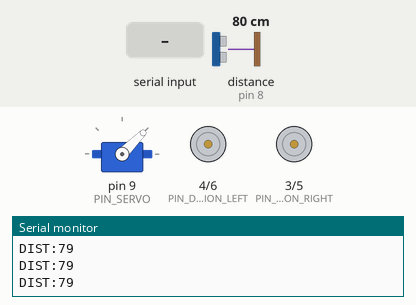
Simulated run of this sketch. Board: Arduino Uno, built with avr-gcc and run on an emulated ATmega328P. On the bench: servo, direction and speed pins drawn as motors (green arrow = direction pin HIGH = forward, orange = LOW = backward, longer = more drive), the last lines printed to the serial monitor. Wiring (inferred from the names in the program): ultrasonic range finder: trigger pin 7; echo pin 8. Inputs (shaded band) come from the test bench; at power-on: distance to the obstacle (sensor on pin 8) 80 cm. The echo pulse lasts 58.3 µs per cm.

Above: at 1.08 s.
1.3 s: "AVANCER\n" received over Serial
At 2.9 s:
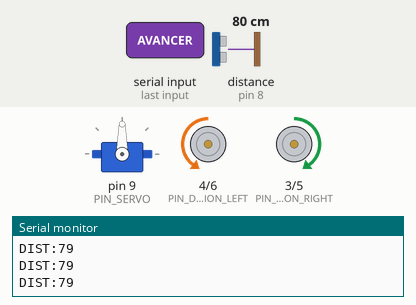
4.3 s: "GAUCHE\n" received over Serial
At 5.9 s:
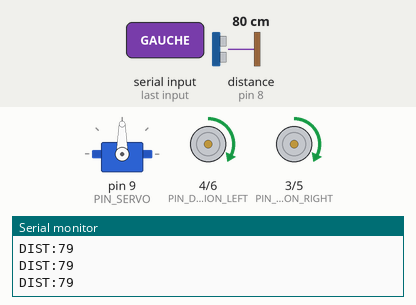
7.3 s: "DROITE\n" received over Serial
At 8.9 s:
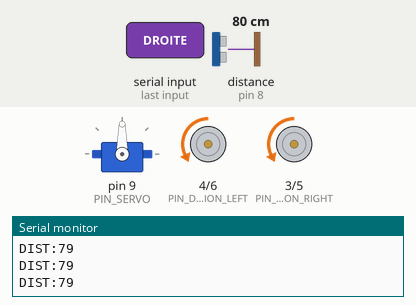
10.3 s: "RECULER\n" received over Serial
At 11.9 s:
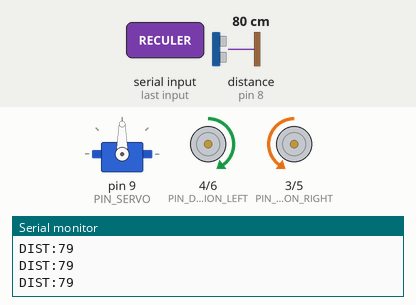
13.3 s: "M:,45\n" received over Serial
At 14.9 s:
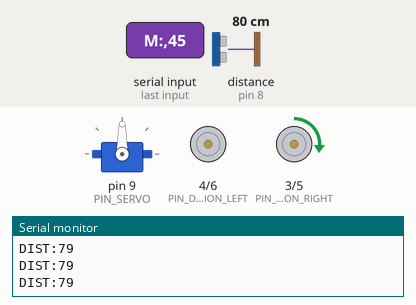
16.3 s: distance to the obstacle (sensor on pin 8) set to 46 cm
19.3 s: distance to the obstacle (sensor on pin 8) set to 37 cm
At 20.8 s:
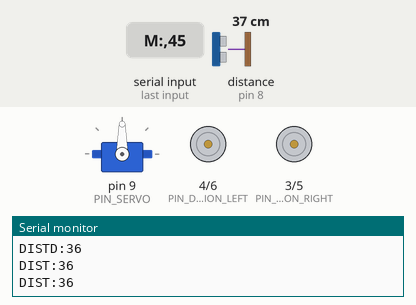
Timing chart, 0 to 23.3 s (numbered marks = the images above; inputs shaded):
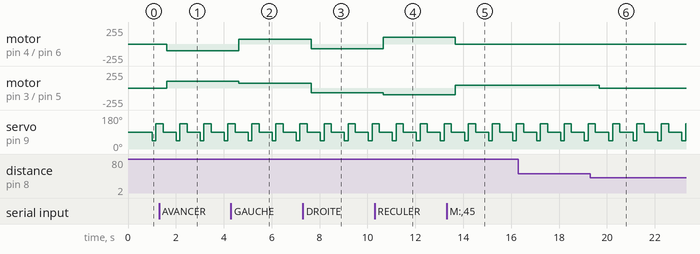

Measured:
- the behaviour switches between 41 and 40 cm on distance to the obstacle (sensor on pin 8) (found by bisection; images 5 and 6)
- after the input at 1.3 s, motor on pin 4 (PIN_DIRECTION_LEFT) / pin 6 (PIN_MOTOR_PWM_LEFT): stopped → backward 100/255 after 0.32 s; motor on pin 3 (PIN_DIRECTION_RIGHT) / pin 5 (PIN_MOTOR_PWM_RIGHT): stopped → forward 100/255 after 0.32 s
- after the input at 4.3 s, motor on pin 4 (PIN_DIRECTION_LEFT) / pin 6 (PIN_MOTOR_PWM_LEFT): backward 100/255 → forward 70/255 after 0.33 s; motor on pin 3 (PIN_DIRECTION_RIGHT) / pin 5 (PIN_MOTOR_PWM_RIGHT): forward 100/255 → forward 70/255 after 0.33 s
- after the input at 7.3 s, motor on pin 4 (PIN_DIRECTION_LEFT) / pin 6 (PIN_MOTOR_PWM_LEFT), motor on pin 3 (PIN_DIRECTION_RIGHT) / pin 5 (PIN_MOTOR_PWM_RIGHT): forward 70/255 → backward 70/255 after 0.34 s
- after the input at 10.3 s, motor on pin 4 (PIN_DIRECTION_LEFT) / pin 6 (PIN_MOTOR_PWM_LEFT): backward 70/255 → forward 100/255 after 0.35 s; motor on pin 3 (PIN_DIRECTION_RIGHT) / pin 5 (PIN_MOTOR_PWM_RIGHT): backward 70/255 → backward 100/255 after 0.35 s
- after the input at 13.3 s, motor on pin 4 (PIN_DIRECTION_LEFT) / pin 6 (PIN_MOTOR_PWM_LEFT): forward 100/255 → stopped after 0.36 s; motor on pin 3 (PIN_DIRECTION_RIGHT) / pin 5 (PIN_MOTOR_PWM_RIGHT): backward 100/255 → forward 45/255 after 0.36 s
- after the input at 19.3 s, motor on pin 3 (PIN_DIRECTION_RIGHT) / pin 5 (PIN_MOTOR_PWM_RIGHT): forward 45/255 → stopped after 0.37 s
- by itself, servo on pin 9 (PIN_SERVO): repeats every 1.0 s: 45° 0.15 s, 135° 0.30 s, 90° 0.56 s

The sketch:

followme_motor.ino
```cpp
// FollowMe — Contrôle moteurs Arduino
// Communication série 115200 bauds depuis Raspberry Pi
// Commandes discretes : AVANCER / STOP / GAUCHE / DROITE / RECULER
// Commande PID (vitesse differentielle continue) : M:gauche,droite  (ex: M:120,-40)

// === PINS (Freenove 4WD shield) ===
#define MOTOR_DIRECTION      0   // Mettre à 1 si les roues tournent à l'envers
#define PIN_DIRECTION_RIGHT  3
#define PIN_DIRECTION_LEFT   4
#define PIN_MOTOR_PWM_RIGHT  5
#define PIN_MOTOR_PWM_LEFT   6

// === ULTRASONS ===
#define PIN_TRIG  7
#define PIN_ECHO  8
#define DISTANCE_STOP 40  // cm — arrêt d'urgence si obstacle < 40cm

// === SERVO RADAR (Tier 3) ===
#include <Servo.h>
#define PIN_SERVO 9
#define SERVO_CENTRE  90   // degres - position avant (arret d'urgence garanti)
#define SERVO_GAUCHE  45
#define SERVO_DROITE  135
#define SERVO_BALAYAGE_INTERVAL 1000  // ms entre deux balayages
#define SERVO_DELAI_MOUVEMENT   150   // ms pour laisser le servo atteindre la position
Servo radarServo;
unsigned long dernierBalayage = 0;

// === VITESSE ===
#define VITESSE_AVANCE  100   // 0-255
#define VITESSE_TOURNE  70
#define PWM_MAX         255   // borne de securite pour la commande M:

void setup() {
  Serial.begin(115200);

  pinMode(PIN_DIRECTION_LEFT,  OUTPUT);
  pinMode(PIN_DIRECTION_RIGHT, OUTPUT);
  pinMode(PIN_MOTOR_PWM_LEFT,  OUTPUT);
  pinMode(PIN_MOTOR_PWM_RIGHT, OUTPUT);

  pinMode(PIN_TRIG, OUTPUT);
  pinMode(PIN_ECHO, INPUT);

  radarServo.attach(PIN_SERVO);
  radarServo.write(SERVO_CENTRE);

  motorRun(0, 0);
  Serial.println("Arduino pret. En attente d'ordres...");
}

void loop() {
  // 0. Balayage radar (Tier 3) - non bloquant, base sur millis()
  // Pendant le balayage, le capteur ne regarde pas l'avant : l'arret
  // d'urgence frontal n'est garanti qu'en position SERVO_CENTRE.
  unsigned long maintenant = millis();
  if (maintenant - dernierBalayage >= SERVO_BALAYAGE_INTERVAL) {
    dernierBalayage = maintenant;

    radarServo.write(SERVO_GAUCHE);
    delay(SERVO_DELAI_MOUVEMENT);
    int distGauche = lireDistance();
    if (distGauche > 0) {
      Serial.print("DISTG:");
      Serial.println(distGauche);
    }

    radarServo.write(SERVO_DROITE);
    delay(SERVO_DELAI_MOUVEMENT * 2);  // traversee complete gauche->droite
    int distDroite = lireDistance();
    if (distDroite > 0) {
      Serial.print("DISTD:");
      Serial.println(distDroite);
    }

    radarServo.write(SERVO_CENTRE);
    delay(SERVO_DELAI_MOUVEMENT);
  }

  // 1. Lire distance ultrasons (position courante du servo, normalement CENTRE)
  int distance = lireDistance();

  // 2. Envoyer distance en permanence vers la Pi
  if (distance > 0) {
    Serial.print("DIST:");
    Serial.println(distance);
  }

  // 3. Arrêt d'urgence prioritaire
  if (distance > 0 && distance < DISTANCE_STOP) {
    motorRun(0, 0);
    delay(100);
    return;
  }

  // 4. Lire ordre série
  if (Serial.available() > 0) {
    String ordre = Serial.readStringUntil('\n');
    ordre.trim();

    if (ordre == "AVANCER") {
      motorRun(VITESSE_AVANCE, VITESSE_AVANCE);
      Serial.println("OK: AVANCER");
    }
    else if (ordre == "GAUCHE") {
      motorRun(-VITESSE_TOURNE, VITESSE_TOURNE);
      Serial.println("OK: GAUCHE");
    }
    else if (ordre == "DROITE") {
      motorRun(VITESSE_TOURNE, -VITESSE_TOURNE);
      Serial.println("OK: DROITE");
    }
    else if (ordre == "STOP") {
      motorRun(0, 0);
      Serial.println("OK: STOP");
    }
    else if (ordre == "RECULER") {
      motorRun(-VITESSE_AVANCE, -VITESSE_AVANCE);
      Serial.println("OK: RECULER");
    }
    else if (ordre.startsWith("M:")) {
      // Commande PID : vitesse differentielle continue "M:gauche,droite"
      int sepIndex = ordre.indexOf(',', 2);
      if (sepIndex > 0) {
        int speedL = ordre.substring(2, sepIndex).toInt();
        int speedR = ordre.substring(sepIndex + 1).toInt();

        // Securite : bornage des valeurs reçues
        speedL = constrain(speedL, -PWM_MAX, PWM_MAX);
        speedR = constrain(speedR, -PWM_MAX, PWM_MAX);

        motorRun(speedL, speedR);
        Serial.print("OK: M:");
        Serial.print(speedL);
        Serial.print(",");
        Serial.println(speedR);
      }
    }
  }
}

// === Pilotage moteurs ===
void motorRun(int speedl, int speedr) {
  int dirL = 0, dirR = 0;

  if (speedl > 0) {
    dirL = 0 ^ MOTOR_DIRECTION;
  } else {
    dirL = 1 ^ MOTOR_DIRECTION;
    speedl = -speedl;
  }

  if (speedr > 0) {
    dirR = 1 ^ MOTOR_DIRECTION;
  } else {
    dirR = 0 ^ MOTOR_DIRECTION;
    speedr = -speedr;
  }

  digitalWrite(PIN_DIRECTION_LEFT,  dirL);
  digitalWrite(PIN_DIRECTION_RIGHT, dirR);
  analogWrite(PIN_MOTOR_PWM_LEFT,   speedl);
  analogWrite(PIN_MOTOR_PWM_RIGHT,  speedr);
}

// === Lecture distance HC-SR04 ===
int lireDistance() {
  digitalWrite(PIN_TRIG, LOW);
  delayMicroseconds(2);
  digitalWrite(PIN_TRIG, HIGH);
  delayMicroseconds(10);
  digitalWrite(PIN_TRIG, LOW);

  long duree = pulseIn(PIN_ECHO, HIGH, 30000);
  if (duree == 0) return -1;
  return duree * 0.034 / 2;
}
```
